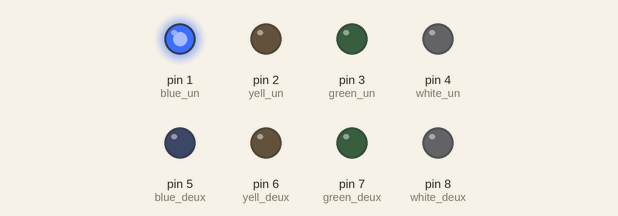
A sketch run on a simulated Arduino Uno, built with avr-gcc and run on an emulated ATmega328P. On the bench: output pins drawn as LEDs (lit = HIGH).

Above: at 0.5 s.
At 2.5 s:
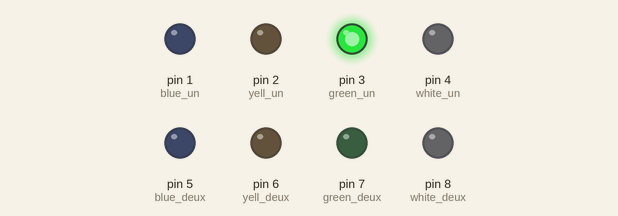
At 3.5 s:
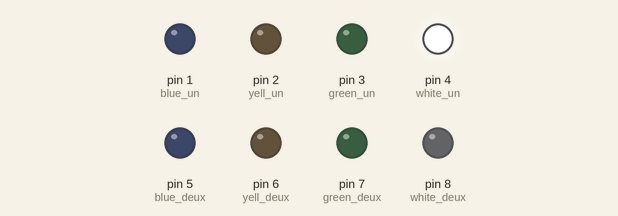
At 4.5 s:
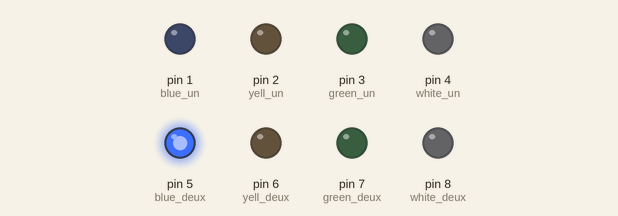
At 6.5 s:
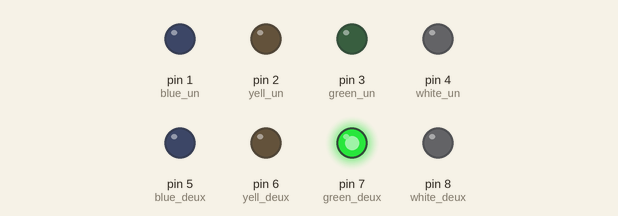
At 9.5 s:
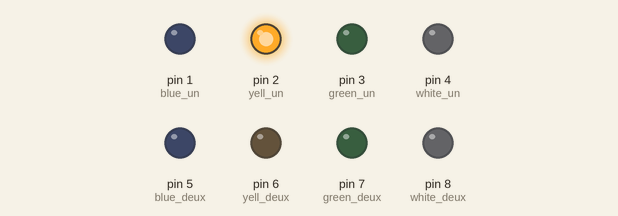
Timing chart, 0 to 10.4 s (numbered marks = the images above):
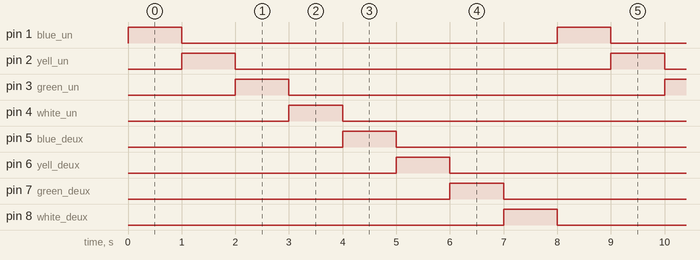

The sketch:

job07.ino
```cpp
const int blue_un = 1 ;
const int yell_un = 2 ;
const int green_un = 3 ;
const int white_un = 4 ;
const int blue_deux = 5 ;
const int yell_deux = 6 ;
const int green_deux = 7 ;
const int white_deux = 8 ;

void setup() {
  pinMode(blue_un, OUTPUT);
  pinMode(yell_un, OUTPUT);
  pinMode(green_un, OUTPUT);
  pinMode(white_un, OUTPUT);
  pinMode(blue_deux, OUTPUT);
  pinMode(yell_deux, OUTPUT);
  pinMode(green_deux, OUTPUT);
  pinMode(white_deux, OUTPUT);
}

void loop() {
  digitalWrite(blue_un, HIGH);
  delay(1000);
  digitalWrite(blue_un, LOW);
  digitalWrite(yell_un, HIGH);
  delay(1000);
  digitalWrite(yell_un, LOW);
  digitalWrite(green_un, HIGH);
  delay(1000);
  digitalWrite(green_un, LOW);
  digitalWrite(white_un, HIGH);
  delay(1000);
  digitalWrite(white_un, LOW);
  digitalWrite(blue_deux, HIGH);
  delay(1000);
  digitalWrite(blue_deux, LOW);
  digitalWrite(yell_deux, HIGH);
  delay(1000);
  digitalWrite(yell_deux, LOW);
  digitalWrite(green_deux, HIGH);
  delay(1000);
  digitalWrite(green_deux, LOW);
  digitalWrite(white_deux, HIGH);
  delay(1000);
  digitalWrite(white_deux, LOW);
}
```

Measured:
- by itself, pin 1 (blue_un), pin 2 (yell_un), pin 3 (green_un), pin 4 (white_un), pin 5 (blue_deux), pin 6 (yell_deux), pin 7 (green_deux), pin 8 (white_deux): alternates HIGH for 1.0 s and LOW for 7.0 s
- by itself, everything shown: repeats every 8.0 s, in 9 steps
